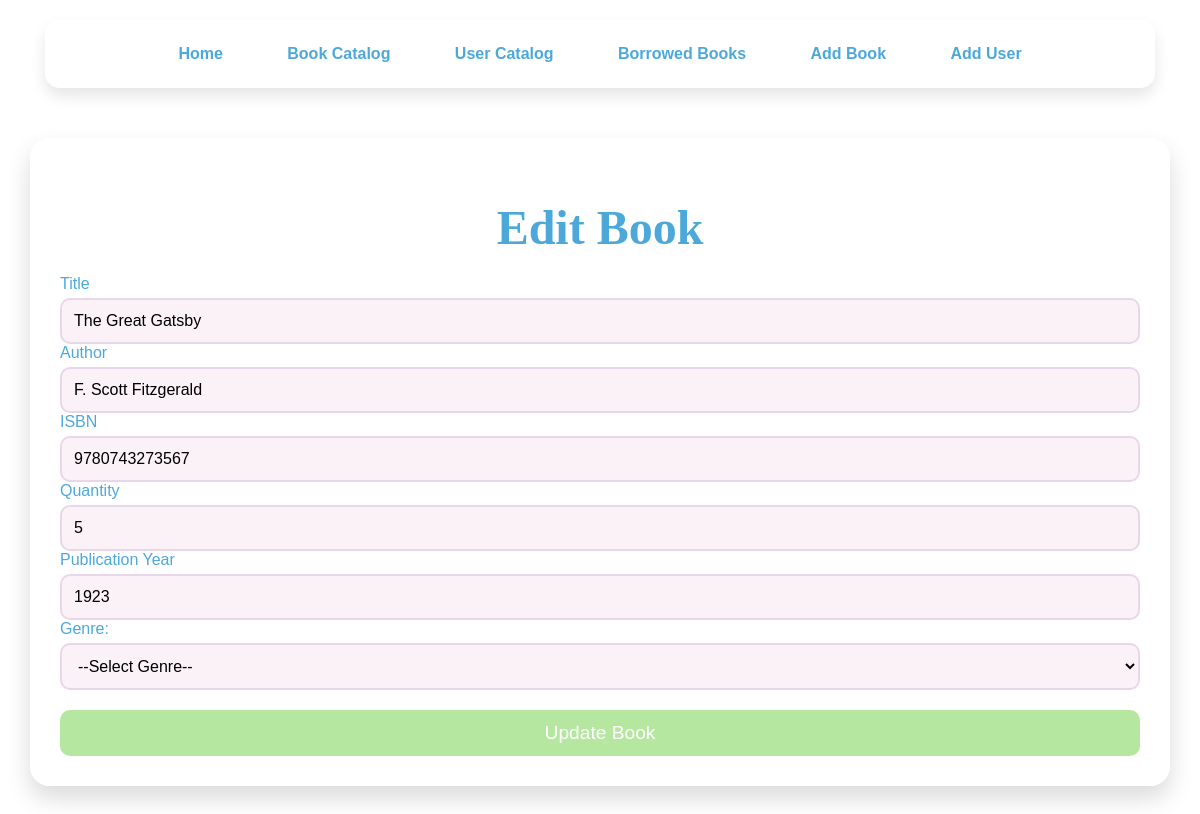
The app's page /edit_book/1, older data.
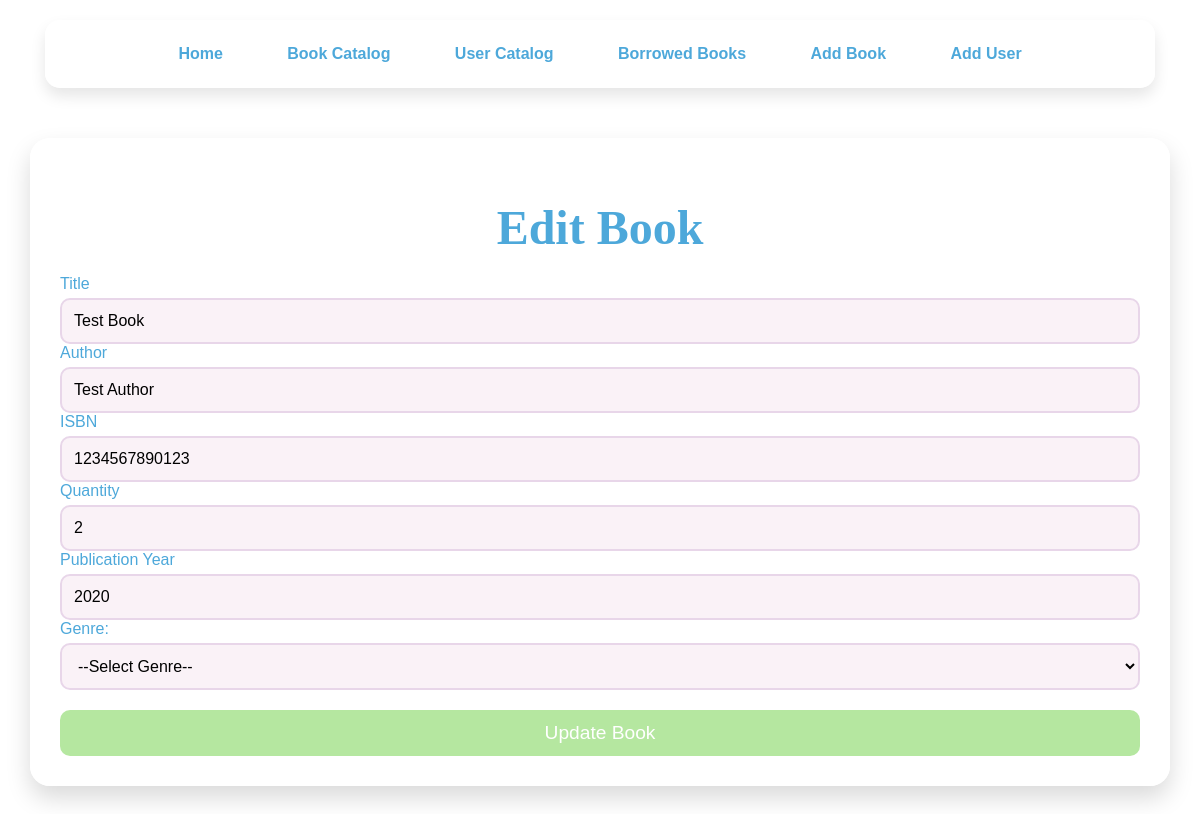
The same page, newer data.
### app/models.py (models this page shows, shortened)
class Book(db.Model):
    id = db.Column(db.Integer, primary_key=True)
    title = db.Column(db.String(150), nullable=False)
    author = db.Column(db.String(150), nullable=False)
    isbn = db.Column(db.String(13), unique=True, nullable=False)
    quantity = db.Column(db.Integer, nullable=False, default=1)
    publication_year = db.Column(db.Integer, nullable=False)
    genre = db.Column(db.String(100), nullable=False)
    borrows = db.relationship('Borrow', backref='book', lazy=True)

### app/routes.py (the view, shortened to what this page needs)
@main.route('/edit_book/<int:book_id>', methods=['GET', 'POST'])
def edit_book(book_id):
    book = Book.query.get_or_404(book_id)
    form = BookForm(obj=book)
    return render_template('edit_book.html', form=form)

### app/forms.py
class BookForm(FlaskForm):
    title = StringField('Title', validators=[DataRequired(), Length(min=1, max=150)])
    author = StringField('Author', validators=[DataRequired(), Length(min=1, max=150)])
    isbn = StringField('ISBN', validators=[DataRequired(), Length(min=13, max=13)])
    quantity = IntegerField('Quantity', validators=[DataRequired(), NumberRange(min=1)])
    publication_year = IntegerField('Publication Year',
                                    validators=[DataRequired(), NumberRange(min=1000, max=date.today().year)])
    genre = StringField('Genre', validators=[DataRequired(), Length(min=1, max=100)])
    submit = SubmitField('Save Book')

### app/templates/edit_book.html (shortened to what this page needs)
<!DOCTYPE html>
<html lang="en">
<head>
</head>
<body>
<nav>
    <a href="{{ url_for('main.home') }}"> Home</a>
    <a href="{{ url_for('main.catalog') }}"> Book Catalog</a>
    <a href="{{ url_for('main.users') }}"> User Catalog</a>
    <a href="{{ url_for('main.borrowed_books') }}"> Borrowed Books</a>
    <a href="{{ url_for('main.add_book') }}"> Add Book</a>
    <a href="{{ url_for('main.add_user') }}"> Add User</a>
</nav>
<div class="container">
    <h1>Edit Book</h1>
    <div class="form-container">
        <form method="POST">
            {{ form.title.label }} {{ form.title() }}<br>
            {{ form.author.label }} {{ form.author() }}<br>
            {{ form.isbn.label }} {{ form.isbn() }}<br>
            {{ form.quantity.label }} {{ form.quantity() }}<br>
            {{ form.publication_year.label }} {{ form.publication_year() }}<br>
            <label for="genre">Genre:</label>
            <select id="genre" name="genre">
                <option value="">--Select Genre--</option>
            </select>
            <button type="submit">Update Book</button>
        </form>
    </div>
</div>
</body>
</html>

Row changes from the older to the newer data that the page shows:
changed Book: title "The Great Gatsby" → "Test Book"; author "F. Scott Fitzgerald" → "Test Author"; isbn "9780743273567" → "1234567890123"; quantity "5" → "2"; publication_year "1923" → "2020"
